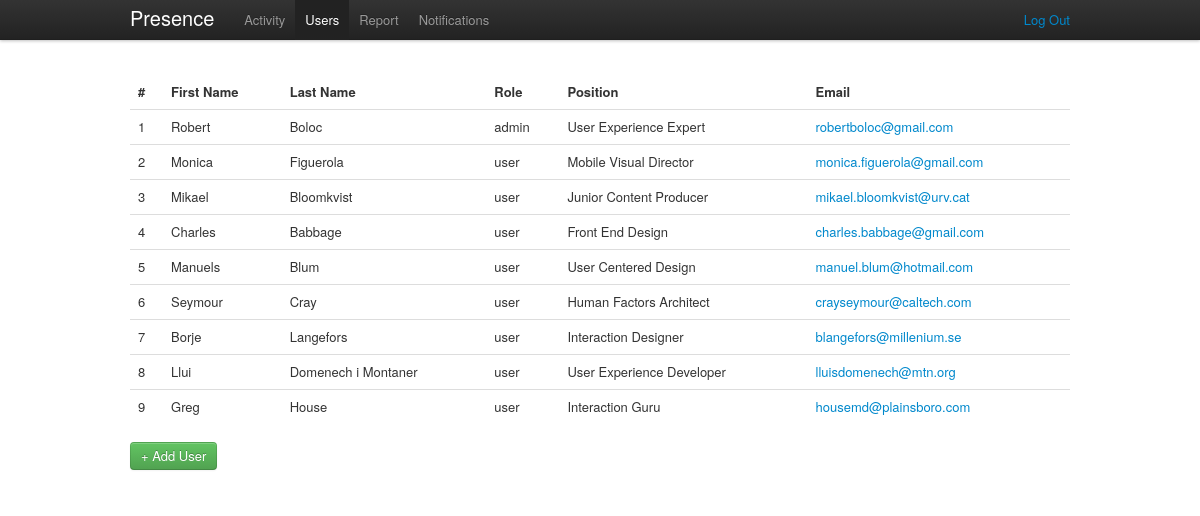
The page /admin/users (signed in) on the database its author committed.
### tables this page shows
CREATE TABLE IF NOT EXISTS `presence_users` (
  `id` int(11) NOT NULL AUTO_INCREMENT,
  `email` varchar(150) NOT NULL,
  `password` varchar(50) NOT NULL,
  `role` varchar(20) NOT NULL,
  `firstname` varchar(200) NOT NULL,
  `lastname` varchar(300) NOT NULL,
  `position` varchar(200) NOT NULL,
  `UUID` varchar(36) NOT NULL,
  PRIMARY KEY (`id`)
);

### public/index.php (called while the page is built, shortened)
<?php
require_once (ROOT . '/config/config.php');
$url = isset($_GET['url']) ? $_GET['url'] : null;
$role = isset($_SESSION['role']) ? $_SESSION['role'] : null;
if ($url == null && $role == null) {
    $controller = "AuthController";
    $action = "asklogin";
    $url_params = array();
} else if ($url == null && isset($role)) {
    $controller = ucfirst($role) . 'Controller';
    $action = 'activity';
    $url_params = array();
} else {
    $url_params = explode('/', $url);
    $controller = ucfirst(array_shift($url_params));
    $action = $url_params[0] == null ? 'activity' : array_shift($url_params);
}
isset($url_params[1])
    ? $extra_action = $url_params[1]
    : $extra_action = null;
$extra_params = $_POST;
new $controller($action, array_merge($url_params, $extra_params), $extra_action);

### lib/DB.php (called while the page is built, shortened)
<?php
class DB {
    private static $_instance;
    private static function getInstance(){
        if(self::$_instance == null){
            self::$_instance = new $class();
        }
        return self::$_instance;
    }
    public static function setUp($params){
        $db = self::getInstance();
        $db->_connection = new PDO("mysql:host=" . $params->dbhost . ";
                                    dbname=" . $params->dbname,
                                               $params->dbuser,
                                               $params->dbpassword);
    }
    public static function getDB(){
        $db = self::getInstance();
        return $db->_connection;
    }
	static function getAllRecords($sql, array $params = null){
		$st = self::getDB()->prepare($sql);
        $st->execute($params);
        return $st->fetchAll(PDO::FETCH_OBJ);
	}
}

### config/config.php (called while the page is built, shortened)
<?php
$CONFIG = new stdClass();
$CONFIG->wwwroot = 'http://localhost/presence-manager';
$CONFIG->dbhost = 'localhost';
$CONFIG->dbname = 'presence';
$CONFIG->dbuser = 'root';
$CONFIG->dbpassword = '';

### app/model.class.php (called while the page is built, shortened)
<?php
class Model{
    public static function find_all(){
        $sql = "SELECT *
                FROM ".self::table();
        return DB::getAllRecords($sql);
    }
    protected static function table(){
        $prefix = 'presence_';
        $caller = get_called_class();
        $class = lcfirst(substr($caller, 0, -5));
        return $prefix.self::pluralise($class);
    }
    private static function pluralise($word){
        $exceptions = array();
        $exceptions['activity'] = 'activity';
        empty($exceptions[$word])
            ? $plural = $word.'s'
            : $plural = $exceptions[$word];
        return $plural;
    }
}

### app/controllers/AdminController.php (called while the page is built, shortened)
<?php
class AdminController extends Controller {
    public function __construct($action, $params, $extra_action = null) {
        global $CONFIG;
        isset($extra_action) ? $action = $action . '_' . $extra_action : null;
        if ($this->check_role('admin') && method_exists($this, $action)) {
            $this->$action($params);
        } else {
            RoutingHelper::redirect($CONFIG->wwwroot . '/error/notfound');
        }
    }
    public function users() {
        $this->_view = new AdminUsersView(UserModel::find_all());
    }
}

### lang/en.php (called while the page is built)
<?php
$STRINGS = null;
$STRINGS['brand'] = 'Presence';
$STRINGS['login'] = 'Login';
$STRINGS['help'] = 'Help';
$STRINGS['activity'] = 'Activity';
$STRINGS['users'] = 'Users';
$STRINGS['report'] = 'Report';
$STRINGS['notifications'] = 'Notifications';
$STRINGS['user'] = 'User';
$STRINGS['logout'] = 'Log Out';
$STRINGS['home'] = 'Home';
$STRINGS['404'] = '404';
$STRINGS['details'] = 'Details';
$STRINGS['summary'] = 'Summary';
$STRINGS['account'] = 'Account';
$STRINGS['starttime'] = 'Start Time';
$STRINGS['startdate'] = 'Start Date';
$STRINGS['endtime'] = 'End Time';
$STRINGS['enddate'] = 'End Date';
$STRINGS['action'] = 'Action';
$STRINGS['time'] = 'Time';
$STRINGS['date'] = 'Date';
$STRINGS['firstname'] = 'First Name';
$STRINGS['lastname'] = 'Last Name';
$STRINGS['email'] = 'Email';
$STRINGS['issued'] = 'Issued';
$STRINGS['period'] = 'Period';
$STRINGS['intervals'] = 'Intervals';
$STRINGS['interval'] = 'Interval';
$STRINGS['total'] = 'Total';
$STRINGS['password'] = 'Password';
$STRINGS['position'] = 'Position';
$STRINGS['role'] = 'Role';
$STRINGS['update'] = 'Update';
$STRINGS['week'] = 'Week';
$STRINGS['month'] = 'Month';
$STRINGS['year'] = 'Year';
$STRINGS['type'] = 'Type';
$STRINGS['message'] = 'Message';
$STRINGS['user:update:success'] = 'User details updated successfully!';
$STRINGS['user:update:failed'] = 'User details update falied!';
$STRINGS['user:delete:success'] = 'User deleted successfully!';
$STRINGS['user:delete:failed'] = 'User deleition falied!';
$STRINGS['user:create:success'] = 'The new user has been created!';
$STRINGS['user:create:failed'] = 'Error creating new user!';
$STRINGS['user:create:duplicate'] = 'This user already exists!';
$STRINGS['admin:no:activities'] = 'No more activity!';
$STRINGS['add:user'] = 'Add User';
$STRINGS['create:user'] = 'Create User';
$STRINGS['build:report'] = 'Build Report';
$STRINGS['event:success'] = 'Success!';
$STRINGS['event:error'] = 'Error!';
$STRINGS['event:checkin'] = 'Check-In';
$STRINGS['event:checkout'] = 'Check-Out';
$STRINGS['event:incidence'] = 'Incidence';
$STRINGS['event:noactivity'] = 'No Activity!';
$STRINGS['event:noactivity:message'] = 'There is no user activity';
$STRINGS['event:noactivityinterval:message'] = 'There is no user activity';
$STRINGS['event:delete:account'] = 'Delete Account';
$STRINGS['event:delete:account:warning'] = 'Warning! This action can not be undone!';

### app/views/admin/AdminUsersView.php (the view, shortened to what this page needs)
<?php
class AdminUsersView extends View {
    private $_users;
    public function __construct($users, $alert = null) {
        $this->_users = $users;
    }
    public function content() {
        global $CONFIG, $STRINGS;
        $users_table_content = '';
        if (!empty($this->_users)) {
            foreach ($this->_users as $user) {
                $users_table_content .= '
				<tr>
					<td>' . $user->id . '</td>
					<td>' . utf8_encode($user->firstname) . '</td>
					<td>' . utf8_encode($user->lastname) . '</td>
                    <td>' . $user->role . '</td>
                    <td>' . $user->position . '</td>
					<td><a href="'.$CONFIG->wwwroot.'/admin/users/'.$user->id.'/details">' . $user->email . '</a></td>
				 </tr>
				';
            }
        }
        return '
        <section id="users">
         <table class="table">
                <thead>
                    <tr>
                        <th>#</th>
                        <th>'.$STRINGS['firstname'] .'</th>
                        <th>'.$STRINGS['lastname'] .'</th>
                        <th>'.$STRINGS['role'] .'</th>
                        <th>'.$STRINGS['position'] .'</th>
                        <th>'.$STRINGS['email'] .'</th>
                    </tr>
                </thead>
                <tbody>
                    '.$users_table_content.'
                </tbody>
            </table>
		    <form action="' . $CONFIG->wwwroot . '/admin/users/new/add" method="post">
				<button class="btn btn-success ">+ '.$STRINGS['add:user'].'</button>
			</form>
        </section>';
    }
}

### public/css/presence.css (style rules this page uses)
html { overflow-y:scroll; }
body { padding-top:75px; }

### rows shown on the page
presence_users: id "1", firstname "Robert", lastname "Boloc", role "admin", position "User Experience Expert", email "robertboloc@gmail.com"
presence_users: id "2", firstname "Monica", lastname "Figuerola", role "user", position "Mobile Visual Director", email "monica.figuerola@gmail.com"
presence_users: id "3", firstname "Mikael", lastname "Bloomkvist", role "user", position "Junior Content Producer", email "mikael.bloomkvist@urv.cat"
presence_users: id "4", firstname "Charles", lastname "Babbage", role "user", position "Front End Design", email "charles.babbage@gmail.com"
presence_users: id "5", firstname "Manuels", lastname "Blum", role "user", position "User Centered Design", email "manuel.blum@hotmail.com"
presence_users: id "6", firstname "Seymour", lastname "Cray", role "user", position "Human Factors Architect", email "crayseymour@caltech.com"
presence_users: id "7", firstname "Borje", lastname "Langefors", role "user", position "Interaction Designer", email "blangefors@millenium.se"
presence_users: id "8", firstname "Llui", lastname "Domenech i Montaner", role "user", position "User Experience Developer", email "lluisdomenech@mtn.org"
presence_users: id "9", firstname "Greg", lastname "House", role "user", position "Interaction Guru", email "housemd@plainsboro.com"

### other values the page prints
$STRINGS['brand'] "Presence"
$STRINGS['activity'] "Activity"
$STRINGS['users'] "Users"
$STRINGS['report'] "Report"
$STRINGS['notifications'] "Notifications"
$STRINGS['logout'] "Log Out"
$STRINGS['firstname'] "First Name"
$STRINGS['lastname'] "Last Name"
$STRINGS['role'] "Role"
$STRINGS['position'] "Position"
$STRINGS['email'] "Email"
$STRINGS['add:user'] "Add User"
